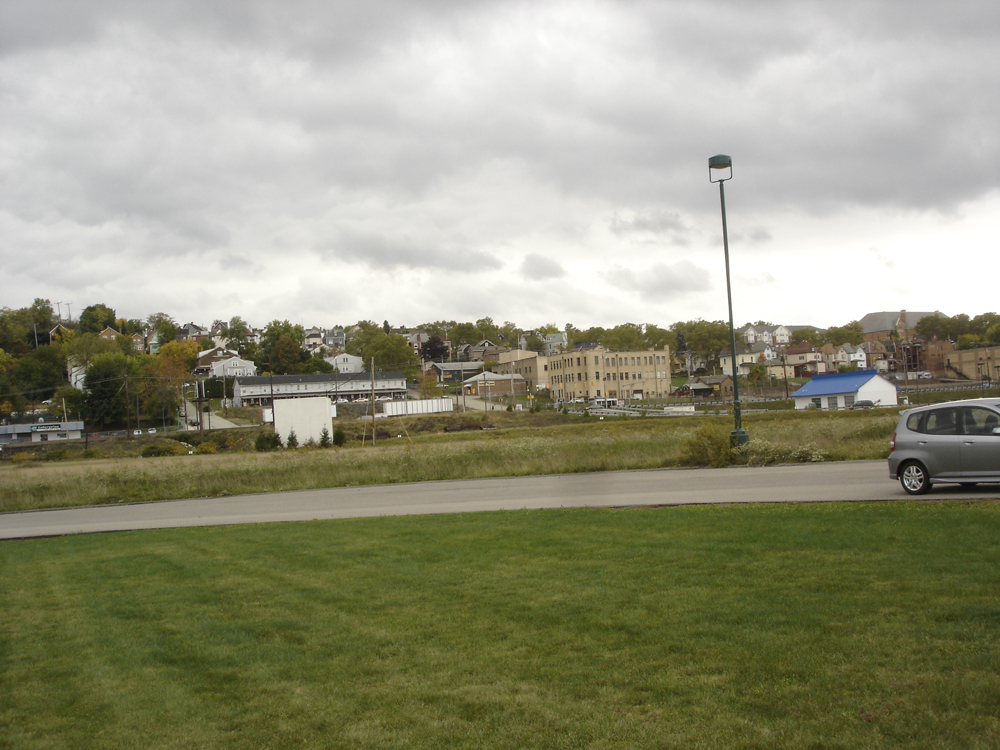
%> input picture matlab/WF01.jpg, 1000 x 750 px
$ octave testMultiplePanoramas.m   (GNU Octave 9; MATLAB toolbox functions it lacks are replaced by stand-ins)
%> lines starting %> are read from the running program, lines starting %| are printed output that depends on the picture
### matlab/generatePanorama.m
function [result] = generatePanorama(im1, im2)

im1_C = im2double(im1);
im2_C = im2double(im2);
im1 = rgb2gray(im1_C);
im2 = rgb2gray(im2_C);
[locs1, desc1] = briefLite(im1);
[locs2, desc2] = briefLite(im2);
[matches] = briefMatch(desc1, desc2);
plotMatches(im1, im2, matches, locs1, locs2);

%%RANSAC
[H] = ransacH(matches,locs1,locs2,500,0.08);

%% stitching
result = imageStitching_noClip(im1_C, im2_C, H);


end

### matlab/createGaussianPyramid.m
function [GaussianPyramid] = createGaussianPyramid(im, sigma0, k, levels)
% function [GaussianPyramid] = createGaussianPyramid(im, sigma0, k, levels)
%%Produces Gaussian Pyramid
% inputs
% im - a grayscale image with range 0 to 1
% sigma0 - the standard deviation of the blur at level 0
% k - the multiplicative factor of sigma at each level, where sigma=sigma_0 k^l
% levels - the levels of the pyramid where the blur at each level is
% sigma=sgima0 k^l
% outputs
% A matrix of grayscale images of size (size(im),numel(levels))
%

%im = im2double(im);
if size(im,3)==3
    im= rgb2gray(im);
end

GaussianPyramid = zeros([size(im),length(levels)]);
for i = 1:length(levels)
    sigma_ = sigma0*k^levels(i);
    h = fspecial('gaussian',floor(3*sigma_*2)+1,sigma_);
    GaussianPyramid(:,:,i) = imfilter(im,h);
end

### matlab/DoGdetector.m
function [locs, GaussianPyramid] = DoGdetector(im, sigma0, k, levels, th_contrast,th_r)
%UNTITLED Summary of this function goes here
%   Detailed explanation goes here
      GaussianPyramid = createGaussianPyramid(im, sigma0, k, levels);
      [DoGPyramid, DoGLevels] = createDoGPyramid(GaussianPyramid, levels);
      PrincipalCurvature = computePrincipalCurvature(DoGPyramid);
      locs = getLocalExtrema(DoGPyramid, DoGLevels, PrincipalCurvature, th_contrast, th_r);
end

### matlab/getLocalExtrema.m
function locs = getLocalExtrema(DoGPyramid, DoGLevels, PrincipalCurvature,th_contrast, th_r)
%UNTITLED7 Summary of this function goes here
%   Detailed explanation goes here

[ind] = find((abs(DoGPyramid)>th_contrast)&(PrincipalCurvature<th_r)&(PrincipalCurvature>0));
[y,x,z] = ind2sub(size(DoGPyramid),ind);
locs = zeros(size(y,1),3);
ind = 1;
for i = 1:size(locs,1)
    if z(i) == 1 || z(i) == size(DoGPyramid,3)
        continue;
    end
    if 1 < x(i) && x(i) < size(DoGPyramid,2) && 1 < y(i) && y(i) < size(DoGPyramid,1)
       max_extrame = imregionalmax(DoGPyramid(y(i)-1:y(i)+1,x(i)-1:x(i)+1,z(i)));
       min_extrame = imregionalmin(DoGPyramid(y(i)-1:y(i)+1,x(i)-1:x(i)+1,z(i)));
        if ( isequal(max_extrame,[0,0,0;0,1,0;0,0,0]) || isequal(min_extrame,[0,0,0;0,1,0;0,0,0])) && ...
                (DoGPyramid(y(i),x(i),z(i)) >= max(DoGPyramid(y(i),x(i),z(i)-1),DoGPyramid(y(i),x(i),z(i)+1)) ||...
                DoGPyramid(y(i),x(i),z(i)) <= min(DoGPyramid(y(i),x(i),z(i)-1),DoGPyramid(y(i),x(i),z(i)+1)))
            locs(ind,:) = [x(i),y(i),z(i)]; ind = ind + 1;
        end
    end
end
 locs = locs(1:ind,:);
end

### matlab/briefLite.m
function   [locs, desc] = briefLite(im)
%UNTITLED5 Summary of this function goes here
%   Detailed explanation goes here
    load('./parameters.mat');
    [locs, GaussianPyramid] = DoGdetector(im, sigma0, k, levels, thetaC,thetaR-4);
%     patchWidth = 9; nbits = 256;
%     %[compareX, compareY] = makeTestPattern(patchWidth, nbits);
    load('./testPattern.mat');
    [locs,desc] = computeBrief(im, locs, levels, compareX, compareY);
end

### matlab/computeBrief.m
function  [locs,desc] = computeBrief(im, locs, levels, compareX, compareY)
%UNTITLED3 Summary of this function goes here
%   Detailed explanation goes here
    patchWidth = 9;nbits = 256;
    border = size(im);
    tmp = locs(:,1); tmp(tmp<1 | tmp>(border(2) - patchWidth + 1)) = -1;
    locs(:,1) = tmp;
    tmp = locs(:,2); tmp(tmp<1 | tmp>(border(1) - patchWidth + 1)) = -1;
    locs(:,2) = tmp;
    ind = find(locs(:,1) == -1 | locs(:,2) == -1);
    locs(ind,:) = [];
    desc = zeros(size(locs,1),nbits);

    for i = 1:size(locs,1)
        row = locs(i,2);col = locs(i,1);
        patch = reshape(im(row:row+patchWidth-1,col:col+patchWidth-1),[],1);
        desc(i,:) = (patch(compareX) > patch(compareY))';
    end


end

### matlab/briefMatch.m
function [matches] = briefMatch(desc1, desc2, ratio)
%function [matches] = briefMatch(desc1, desc2 [,ratio] )
%
% Performs the descriptor matching
% inputs  : desc1 , desc2 - m1 x n and m2 x n matrix. m1 and m2 are the number of keypoints in image 1 and 2.
%						    n is the number of bits in the brief
% outputs : matches - p x 2 matrix. where the first column are indices into desc1 and the second column are indices into desc2
%
% The suppression process will select the discriminative matches.
% For more information about the suprression of the match, please refret to [1]
%
%[1]Michael Calonder, Vincent Lepetit, Christoph Strecha, and Pascal Fua. BRIEF : Binary Robust Independent Elementary Features . ECCV, 2010

if nargin<3 %default value for ratio
    ratio = .8;
end

% compute the pairwise Hamming distance
[D,I] = pdist2(desc2,desc1,'hamming','Smallest',2);
ix = 1:size(desc1,1);

% suprress match between descriptors that are not distriminative.
r = D(1,:)./D(2,:);
ix = ix(r < ratio | isnan(r));
I2 = I(1,r < ratio | isnan(r));

%output
matches = [ix' I2'];


end

### matlab/computePrincipalCurvature.m
function PrincipalCurvature = computePrincipalCurvature(DoGPyramid)
%UNTITLED6 Summary of this function goes here
%   Detailed explanation goes here
    [dx,dy] = gradient(DoGPyramid);
    [dxx,dxy] = gradient(dx);
    [dyx,dyy] = gradient(dy);
     R = (dxx+dyy).^2./(dxx.*dyy - dxy.*dyx);
     PrincipalCurvature = R;
end

### matlab/createDoGPyramid.m
function [DoGPyramid, DoGLevels] = createDoGPyramid(GaussianPyramid, levels)
%UNTITLED5 Summary of this function goes here
%   Detailed explanation goes here
    tmp = GaussianPyramid; tmp(:,:,2:end) = GaussianPyramid(:,:,1:end-1);
    GaussianPyramid(:,:,1) = GaussianPyramid(:,:,1);
    DoGPyramid = GaussianPyramid - tmp;
    DoGPyramid = DoGPyramid(:,:,2:end);
    DoGLevels = levels(2:end);

end

### matlab/testMultiplePanoramas.m
%%testPanoramas
I0 = imread('./WF01.jpg');
%> I0 is the input picture: size 750x1000x3 uint8; mean R, G, B 147.9, 148.1, 125.1
I1 = imread('./WF02.jpg');
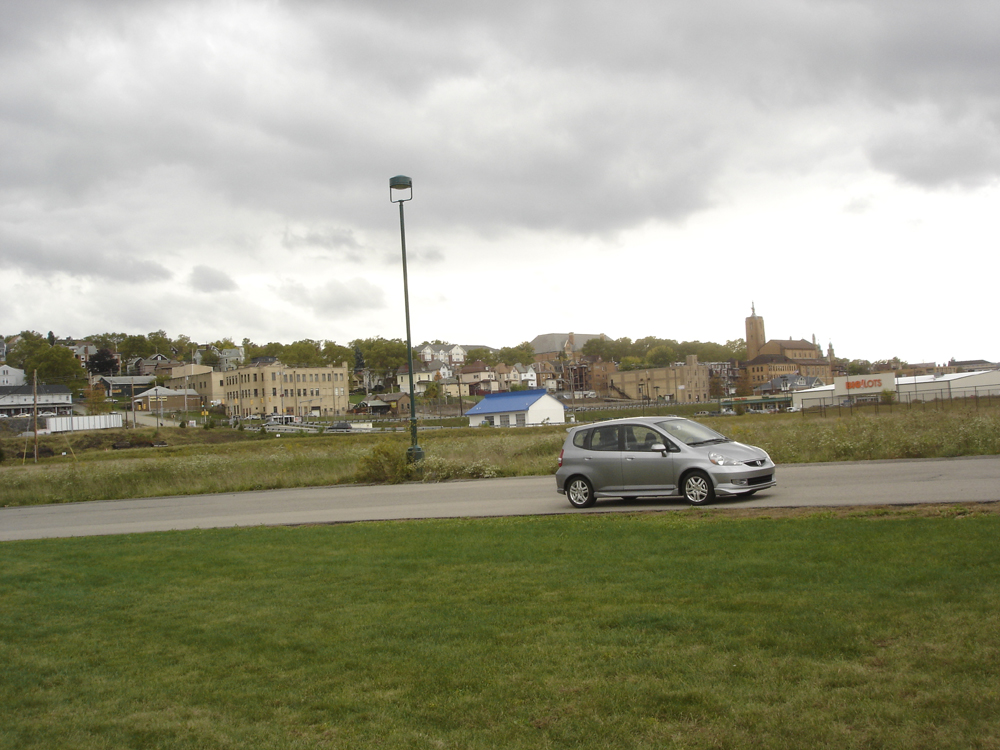
%> input picture matlab/WF02.jpg, 1000 x 750 px
%> I1 is the input picture: size 750x1000x3 uint8; mean R, G, B 155.6, 155.7, 134.5
I2 = imread('./WF03.jpg');
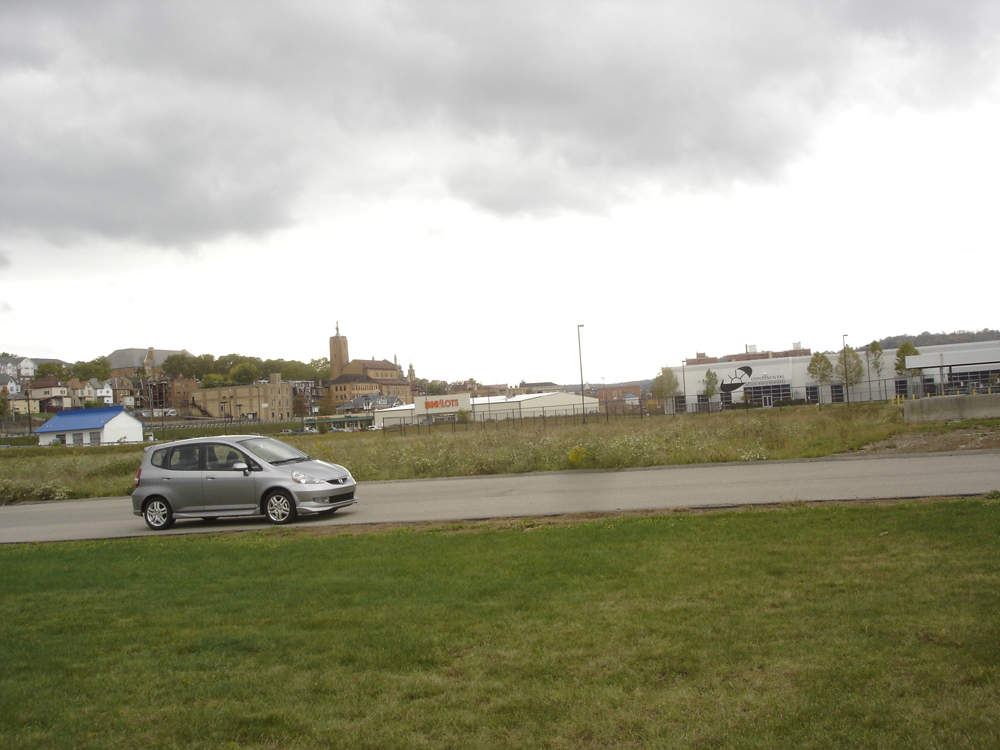
%> input picture matlab/WF03.jpg, 1000 x 750 px
%> I2 is the input picture: size 750x1000x3 uint8; mean R, G, B 164.9, 164.3, 144.6

Im12 = generatePanorama(I1,I2);
%> in generatePanorama, `im1 = rgb2gray(im1_C);`:
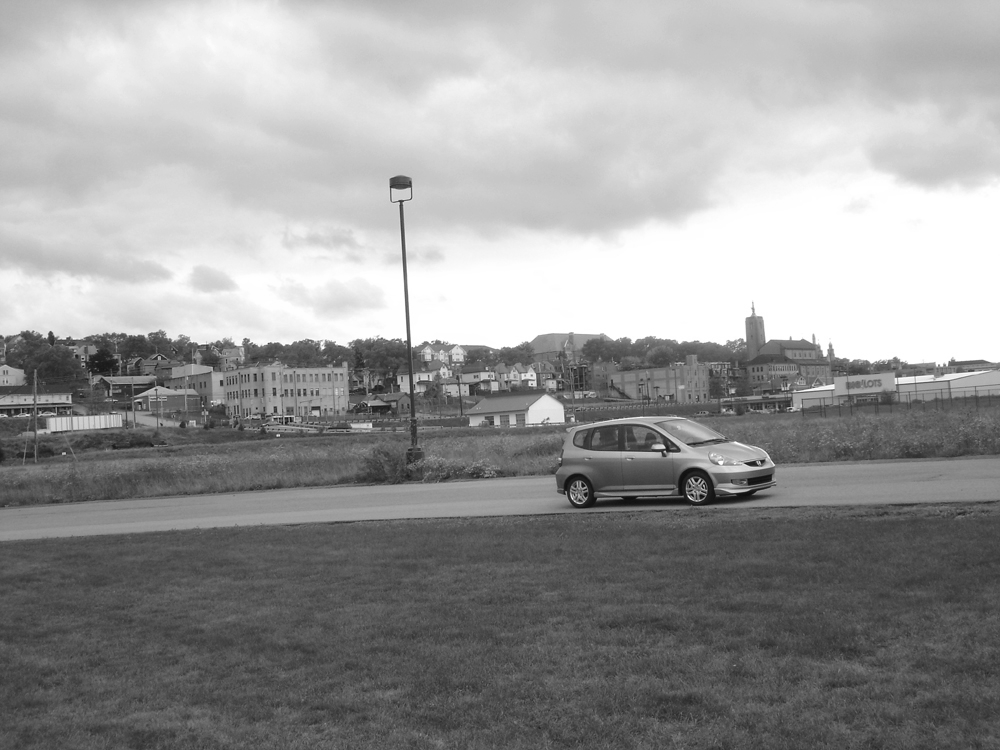
%> im1: size 750x1000 double; min 0.0396, max 1, mean 0.601
%> in generatePanorama, `im2 = rgb2gray(im2_C);`:
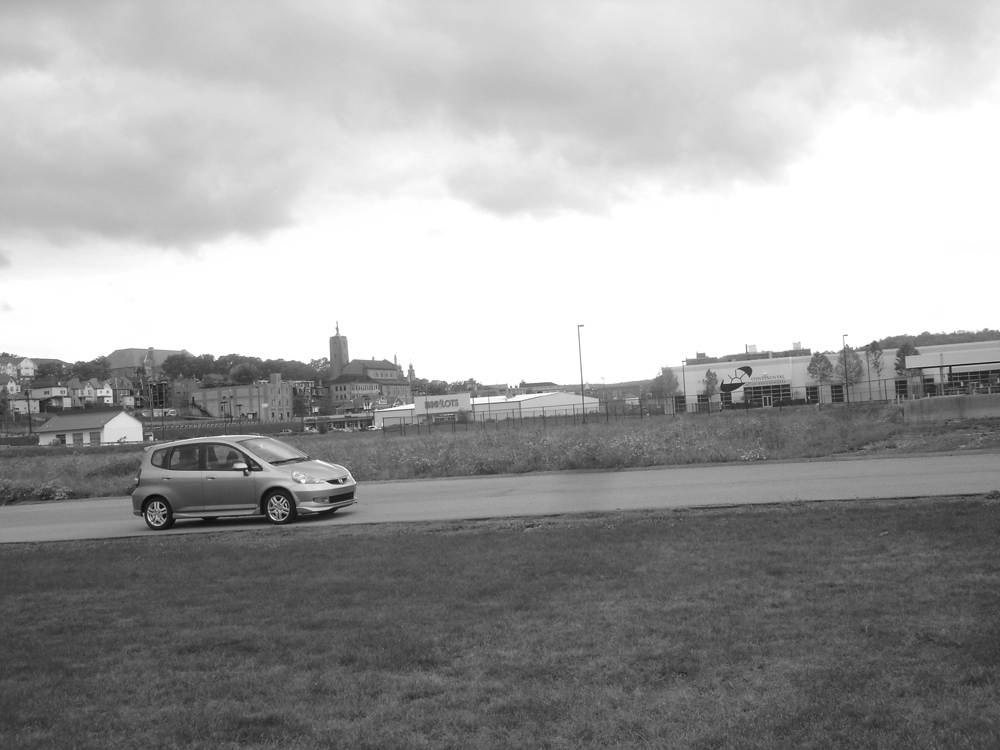
%> im2: size 750x1000 double; min 0.0503, max 1, mean 0.636
%> in DoGdetector, `[DoGPyramid, DoGLevels] = createDoGPyramid(GaussianPyramid, levels);`: DoGLevels = [0 1 2 3 4]
%> in getLocalExtrema, `[ind] = find((abs(DoGPyramid)>th_contrast)&(PrincipalCurvature<th_r)&(..`: ind = 23902 values from 21 to 3749611
%> after the loop in getLocalExtrema, `for i = 1:size(locs,1)`: ind = 1548; max_extrame = [false false false; false false false; false false true]; min_extrame = [true false false; false false false; false false false]
%> in getLocalExtrema, `locs = locs(1:ind,:);`: locs = 1548 rows, first 12: [2 2 2; 2 341 2; 2 349 2; 2 354 2; 2 374 2; 2 385 2; 2 397 2; 2 404 2; 2 557 2; 2 599 2; 2 623 2; 2 696 2]
%> in computeBrief, `tmp = locs(:,1)`: tmp = 1548 values, max 999 at index 707, min 0 at index 1548, mean 422.2
%> in computeBrief, `tmp = locs(:,2)`: tmp = 1548 values, max 749 at index 14, min 0 at index 1548, mean 413.6
%> in computeBrief, `ind = find(locs(:,1) == -1 | locs(:,2) == -1);`: ind = 131 values from 14 to 1548
%> in computeBrief, `desc = zeros(size(locs,1),nbits);`: desc: size 1417x256 double; every value is 0
%> the loop in computeBrief, `for i = 1:size(locs,1)` made 1417 passes
%> (row, col) on passes 1 to 3: (2, 2), (341, 2), (349, 2)
%> after the loop in computeBrief, `for i = 1:size(locs,1)`:
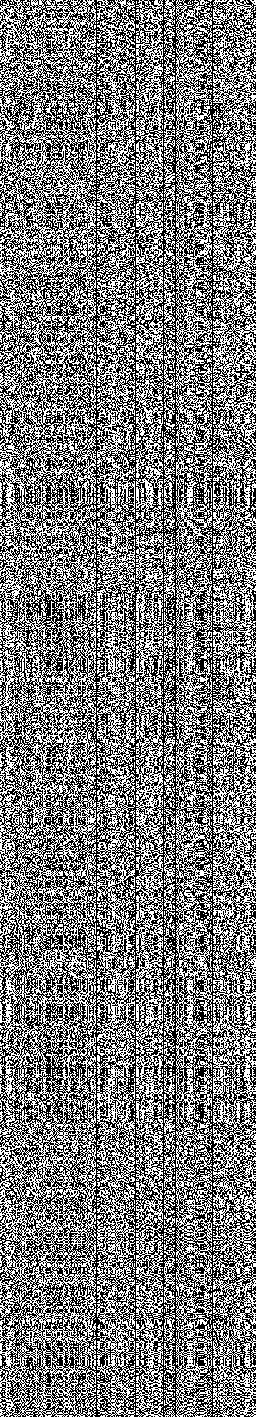
%> desc: size 1417x256 double; values 0 (black) and 1 (white), 48.4% white in thin lines or dots
%> in briefLite, `[locs,desc] = computeBrief(im, locs, levels, compareX, compareY);`: locs = 1417 rows, first 12: [2 2 2; 2 341 2; 2 349 2; 2 354 2; 2 374 2; 2 385 2; 2 397 2; 2 404 2; 2 557 2; 2 599 2; 2 623 2; 2 696 2]
%> in generatePanorama, `[locs1, desc1] = briefLite(im1);`: locs1 has the same summary as locs in briefLite
%> in getLocalExtrema (call 2), `locs = locs(1:ind,:);`: locs = 1159 rows, first 12: [2 2 2; 2 373 2; 2 378 2; 2 382 2; 2 405 2; 2 459 2; 2 497 2; 2 508 2; 2 542 2; 2 547 2; 2 749 2; 7 352 2]
%> call 2 of computeBrief, with levels = [-1 0 1 2 3 4]
%> in computeBrief (call 2), `tmp = locs(:,1)`: tmp = 1159 values, max 999 at index 517, min 0 at index 1159, mean 468.4
%> in computeBrief (call 2), `tmp = locs(:,2)`: tmp = 1159 values, max 749 at index 11, min 0 at index 1159, mean 432.5
%> in computeBrief (call 2), `ind = find(locs(:,1) == -1 | locs(:,2) == -1);`: ind = 154 values from 11 to 1159
%> the loop in computeBrief (call 2), `for i = 1:size(locs,1)` made 1005 passes
%> (row, col) on passes 1 to 3: (2, 2), (373, 2), (378, 2)
%> after the loop in computeBrief (call 2), `for i = 1:size(locs,1)`:
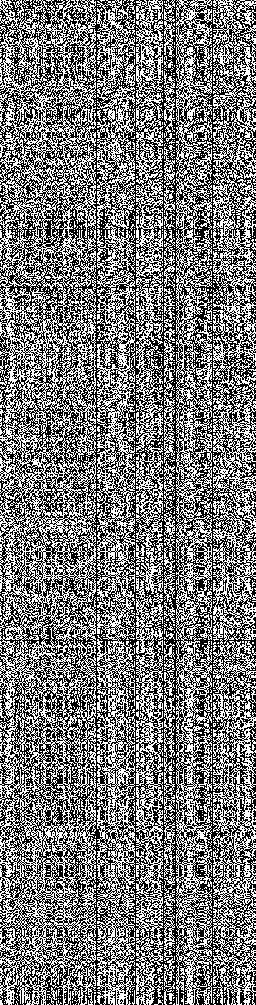
%> desc: size 1005x256 double; values 0 (black) and 1 (white), 48.1% white in thin lines or dots
%> in briefLite (call 2), `[locs,desc] = computeBrief(im, locs, levels, compareX, compareY);`: locs = 1005 rows, first 12: [2 2 2; 2 373 2; 2 378 2; 2 382 2; 2 405 2; 2 459 2; 2 497 2; 2 508 2; 2 542 2; 2 547 2; 7 352 2; 7 384 2]
%> in generatePanorama, `[locs2, desc2] = briefLite(im2);`: locs2 has the same summary as locs in briefLite
%> the run ends on the next line
